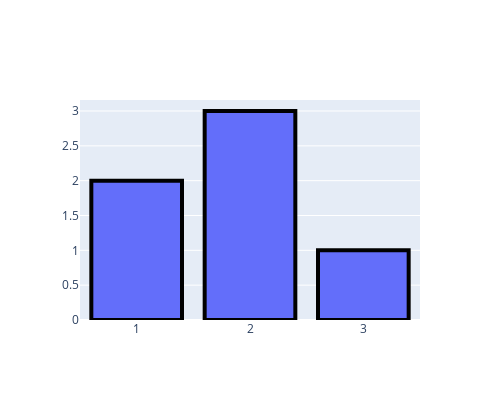

The cell this chart's notebook holds for it:
### Code cell
#design do gráfico

fig = go.Figure(data=go.Bar(x=[1, 2, 3], y=[2, 3, 1]))

fig.data[0].marker.line.width=4
fig.update_layout(height=400, width=500)
fig.data[0].marker.line.color="black"

fig.show()

### Figure 1 — Plotly figure (JSON) as saved in the notebook; plotly's stock layout.template omitted (floating-point values rounded to 4 significant figures)
{"data": [{"marker": {"line": {"color": "black", "width": 4}}, "type": "bar", "x": [1, 2, 3], "y": [2, 3, 1]}], "layout": {"height": 400, "width": 500}}
